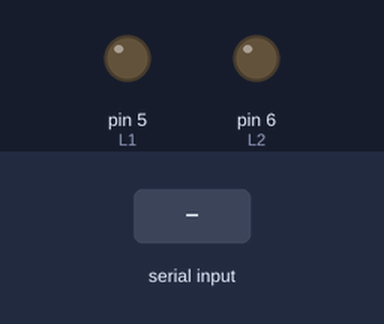
The sketch below on a simulated Arduino Uno, built with avr-gcc and run on an emulated ATmega328P. Parts: output pins drawn as LEDs (lit = HIGH). The inputs (shaded band) are chosen by the test bench. Pins used as bus, display or sensor lines are not drawn.

Above: at 1.2 s.
1.3 s: "L\n" received over Serial
At 2.1 s:
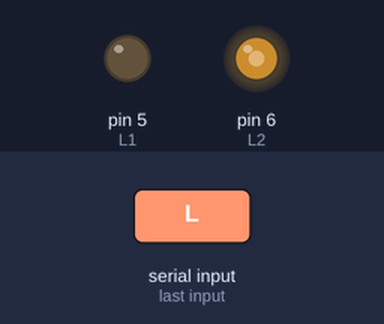
3.8 s: byte 82 ('R') received over Serial
At 4.2 s:
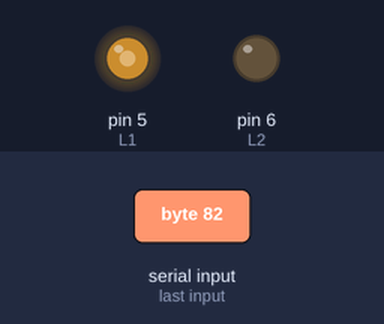
6.3 s: byte 76 ('L') received over Serial
At 8.1 s:
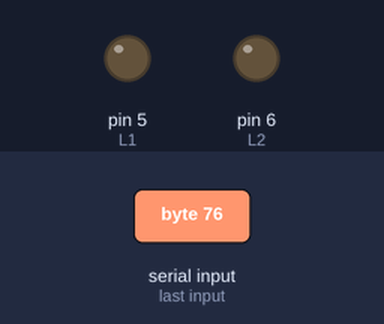
8.8 s: "F\n" received over Serial
At 9.2 s:
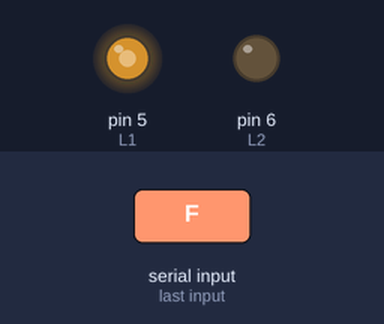
Timing chart, 0 to 11.8 s (numbered marks = the images above; inputs shaded):
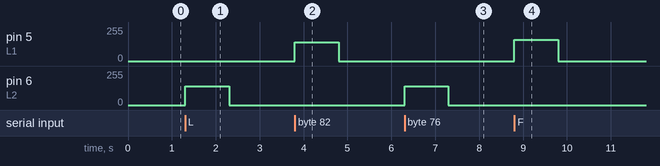

The sketch:

arduino_bot.ino
```cpp
// MI Live -> 2-wheel bot (Arduino Uno/Nano + L298N motor driver). Receives one letter per line over
// USB serial (or an HC-05 Bluetooth module on pins 0/1) at 115200 baud:
//   L = turn left, R = turn right, F = forward, S = stop.
// Safety: stops by itself if nothing arrives for 1 s (MI Live sends every 0.25 s).
// Wiring (change to yours): left motor IN1=5 IN2=6, right motor IN3=9 IN4=10 (PWM pins), ENA/ENB jumpered.

const int L1 = 5, L2 = 6, R1 = 9, R2 = 10;
const int SPEED = 160;        // 0-255
const int TURN = 140;
unsigned long lastMsg = 0;

void motors(int left, int right) {           // -255..255
  analogWrite(L1, left > 0 ? left : 0);  analogWrite(L2, left < 0 ? -left : 0);
  analogWrite(R1, right > 0 ? right : 0); analogWrite(R2, right < 0 ? -right : 0);
}

void setup() {
  pinMode(L1, OUTPUT); pinMode(L2, OUTPUT); pinMode(R1, OUTPUT); pinMode(R2, OUTPUT);
  Serial.begin(115200);
  motors(0, 0);
}

void loop() {
  while (Serial.available()) {
    char c = Serial.read();
    if (c == '\n' || c == '\r') continue;
    lastMsg = millis();
    if (c == 'L') motors(-TURN, TURN);         // spin left on the spot
    else if (c == 'R') motors(TURN, -TURN);    // spin right
    else if (c == 'F') motors(SPEED, SPEED);
    else motors(0, 0);                          // 'S' or anything else
  }
  if (millis() - lastMsg > 1000) motors(0, 0);
}
```

Measured:
- after the input at 1.3 s, pin 6 (L2): 0/255 → 140/255 at once, → 0/255 1.0 s later
- after the input at 3.8 s, pin 5 (L1): 0/255 → 140/255 at once, → 0/255 1.0 s later
- after the input at 6.3 s, pin 6 (L2): 0/255 → 140/255 at once, → 0/255 1.0 s later
- after the input at 8.8 s, pin 5 (L1): 0/255 → 160/255 at once, → 0/255 1.0 s later
